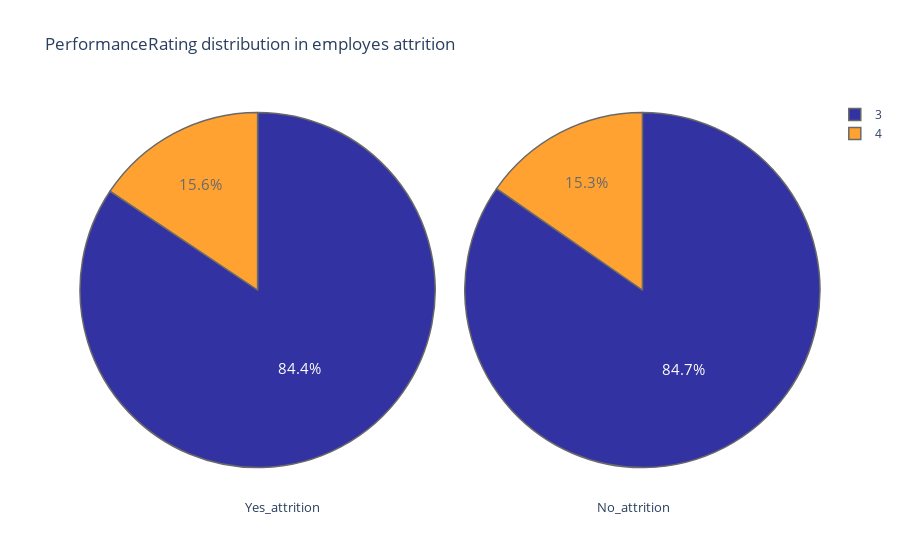

Notebook code cell kept with this figure:
### Code cell
plot("PerformanceRating")

### Figure 1 — Plotly figure (JSON) as saved in the notebook; plotly's stock layout.template omitted (floating-point values rounded to 4 significant figures)
{"data": [{"domain": {"x": [0, 0.48]}, "hoverinfo": "label+percent+name", "labels": [3, 4], "marker": {"colors": ["darkblue", "darkorange", "darkgreen", "darkred", "lightgrey", "orange", "white", "lightpink"], "line": {"width": 1.5}}, "name": "attrition employes", "opacity": 0.8, "textfont": {"size": 15}, "type": "pie", "values": [200, 37]}, {"domain": {"x": [0.52, 1]}, "hoverinfo": "label+percent+name", "labels": [3, 4], "marker": {"colors": ["darkblue", "darkorange", "darkgreen", "darkred", "lightgrey", "orange", "white", "lightpink"], "line": {"width": 1.5}}, "name": "Non attrition employes", "opacity": 0.8, "textfont": {"size": 15}, "type": "pie", "values": [1044, 189]}], "layout": {"annotations": [{"font": {"size": 13}, "showarrow": false, "text": "Yes_attrition", "x": 0.22, "y": -0.1}, {"font": {"size": 13}, "showarrow": false, "text": "No_attrition", "x": 0.8, "y": -0.1}], "title": {"text": "PerformanceRating distribution in employes attrition "}}}
